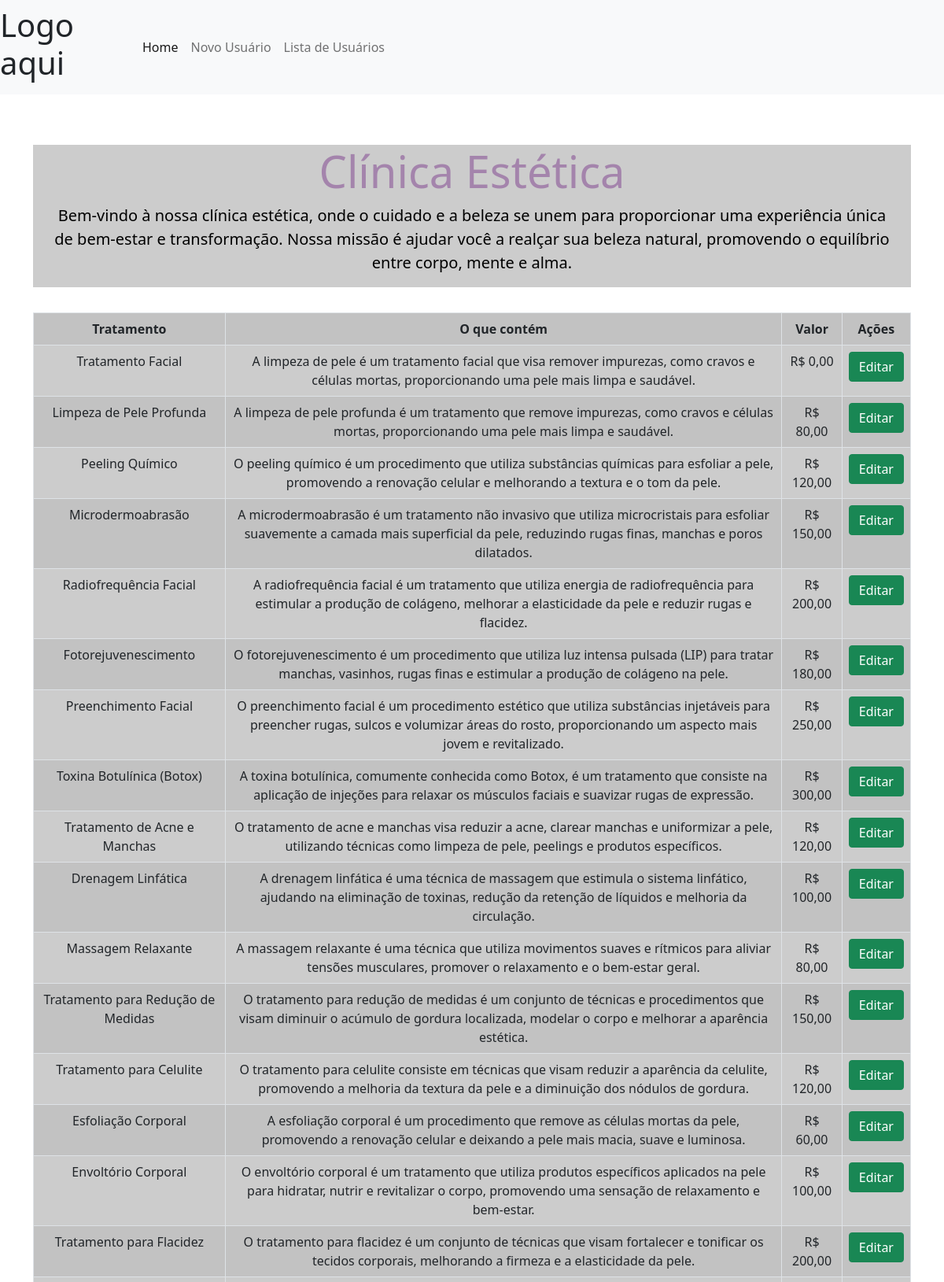
The page / (upper part) on the database its author committed.
### tables this page shows
CREATE TABLE `servicos` (
  `id` int(25) NOT NULL,
  `tratamento_facial` varchar(2500) NOT NULL,
  `tratamento_corporal` varchar(2500) NOT NULL,
  `estetica_capilar` varchar(2500) NOT NULL,
  `embelezamento` varchar(2500) NOT NULL,
  `terapias_relaxantes` varchar(2500) NOT NULL,
  `descricao` varchar(1000) NOT NULL,
  `valor` int(25) NOT NULL
);

### view/servicos.php (the view)
<section class="header">
<div class="jumbotron jumbotron-fluid">
  <div class="container">
    <h1 class="display-4">Clínica Estética</h1>
    <p class="lead">Bem-vindo à nossa clínica estética, onde o cuidado e a beleza se unem para proporcionar uma experiência única de bem-estar e transformação. Nossa missão é ajudar você a realçar sua beleza natural, promovendo o equilíbrio entre corpo, mente e alma.</p>
  </div>
</div>
</section>
<section class="servicos">
<ul class="list-unstyled">
<?php
$sql = "SELECT * FROM servicos";
$res = $conexao->query($sql);
$qtd = $res->num_rows;
if ($qtd > 0) {
    print "<table class='table table-hover table-striped table-bordered'>";
    print "<tr>";
    print "<th>Tratamento</th>";
    print "<th>O que contém</th>";
    print "<th>Valor</th>";
    print "<th>Ações</th>";
    print "</tr>";
    while ($row = $res->fetch_object()) {
        print "<tr>";
        print "<td>".$row->tratamento_facial.$row->tratamento_corporal.$row->estetica_capilar.$row->embelezamento.$row->terapias_relaxantes."</td>";
        print "<td>".$row->descricao."</td>";
        print "<td>".'R$ '.$row->valor.',00'."</td>";
        print "<td>
        <button onclick= \"location.href='?page=marcar&id=".$row-> id."';\" class='btn btn-success'>Editar</button>
        </td>";
        print "</tr>";
    }
    print"</table>";
} else {
    print "<p class='alert alert-danger'>Não encontrou resultados!</p>";
}
?>
</ul>
</section>

### Index.php (shortened to what this page needs)
<!DOCTYPE html>
<html lang="pt-BR">
<head>
    <link href="./css/pagina_inicial.css" rel="stylesheet">
    <link href="https://cdn.jsdelivr.net/npm/bootstrap@5.0.2/dist/css/bootstrap.min.css" rel="stylesheet">
</head>
<body>
    <nav class="navbar navbar-expand-lg navbar-light bg-light">
        <h1>Logo aqui</h1>
        <div class="container-fluid">
            <div class="collapse navbar-collapse" id="navbarSupportedContent" >
                <ul class="navbar-nav me-auto mb-2 mb-lg-0">
                    <li class="nav-item">
                        <a class="nav-link active" aria-current="page" href="./Index.php">Home</a>
                    </li>
                    <li class="nav-item">
                        <a class="nav-link" href="?page=novo">Novo Usuário</a>
                    </li>
                    <li class="nav-item">
                        <a class="nav-link" href="?page=listar">Lista de Usuários</a>
                    </li>
                </ul>
            </div>
        </div>
    </nav>
    <div class="container">
        <div class="row">
            <div class="col mt-5">
                <?php
                switch (@$_REQUEST["page"]) {
                    default:
                        include("./view/pagina_inicial.php");
                }
                ?>
            </div>
        </div>
    </div>
</body>
</html>

### view/pagina_inicial.php (shortened to what this page needs)
<!DOCTYPE html>
<html lang="pt-BR">
<head>
    <link href="css/pagina_inicial.css" rel="stylesheet">
    <link href="https://cdn.jsdelivr.net/npm/bootstrap@5.0.2/dist/css/bootstrap.min.css" rel="stylesheet">
</head>
<body>
    <?php
    include("./view/servicos.php")
    ?>
</body>
</html>

### css/pagina_inicial.css (style rules this page uses)
.header { background-color: #CCCCCC; display: flex; text-align: center; align-items: center; margin-top: 2vh; }
.header .jumbotron .container h1 { color: #A484AC; }
.header .jumbotron .container p { color: #000; }
.servicos { background-color: #CCCCCC; display: flex; text-align: center; align-items: center; margin-top: 4vh; }

### rows shown on the page
servicos: tratamento_facial "Tratamento Facial", descricao "A limpeza de pele é um tratamento facial que visa remover impurezas, como cravos e células mortas, proporcionando uma pele mais limpa e saudável.", valor "0"
servicos: tratamento_facial "Limpeza de Pele Profunda", descricao "A limpeza de pele profunda é um tratamento que remove impurezas, como cravos e células mortas, proporcionando uma pele mais limpa e saudável.", valor "80"
servicos: tratamento_facial "Peeling Químico", descricao "O peeling químico é um procedimento que utiliza substâncias químicas para esfoliar a pele, promovendo a renovação celular e melhorando a textura e o tom da pele.", valor "120"
servicos: tratamento_facial "Microdermoabrasão", descricao "A microdermoabrasão é um tratamento não invasivo que utiliza microcristais para esfoliar suavemente a camada mais superficial da pele, reduzindo rugas finas, manchas e poros dilatados.", valor "150"
servicos: tratamento_facial "Radiofrequência Facial", descricao "A radiofrequência facial é um tratamento que utiliza energia de radiofrequência para estimular a produção de colágeno, melhorar a elasticidade da pele e reduzir rugas e flacidez.", valor "200"
servicos: tratamento_facial "Fotorejuvenescimento", descricao "O fotorejuvenescimento é um procedimento que utiliza luz intensa pulsada (LIP) para tratar manchas, vasinhos, rugas finas e estimular a produção de colágeno na pele.", valor "180"
servicos: tratamento_facial "Preenchimento Facial", descricao "O preenchimento facial é um procedimento estético que utiliza substâncias injetáveis para preencher rugas, sulcos e volumizar áreas do rosto, proporcionando um aspecto mais jovem e revitalizado.", valor "250"
servicos: tratamento_facial "Toxina Botulínica (Botox)", descricao "A toxina botulínica, comumente conhecida como Botox, é um tratamento que consiste na aplicação de injeções para relaxar os músculos faciais e suavizar rugas de expressão.", valor "300"
servicos: tratamento_facial "Tratamento de Acne e Manchas", descricao "O tratamento de acne e manchas visa reduzir a acne, clarear manchas e uniformizar a pele, utilizando técnicas como limpeza de pele, peelings e produtos específicos.", valor "120"
servicos: tratamento_corporal "Drenagem Linfática", descricao "A drenagem linfática é uma técnica de massagem que estimula o sistema linfático, ajudando na eliminação de toxinas, redução da retenção de líquidos e melhoria da circulação.", valor "100"
servicos: tratamento_corporal "Massagem Relaxante", descricao "A massagem relaxante é uma técnica que utiliza movimentos suaves e rítmicos para aliviar tensões musculares, promover o relaxamento e o bem-estar geral.", valor "80"
servicos: tratamento_corporal "Tratamento para Redução de Medidas", descricao "O tratamento para redução de medidas é um conjunto de técnicas e procedimentos que visam diminuir o acúmulo de gordura localizada, modelar o corpo e melhorar a aparência estética.", valor "150"
servicos: tratamento_corporal "Tratamento para Celulite", descricao "O tratamento para celulite consiste em técnicas que visam reduzir a aparência da celulite, promovendo a melhoria da textura da pele e a diminuição dos nódulos de gordura.", valor "120"
servicos: tratamento_corporal "Esfoliação Corporal", descricao "A esfoliação corporal é um procedimento que remove as células mortas da pele, promovendo a renovação celular e deixando a pele mais macia, suave e luminosa.", valor "60"
servicos: tratamento_corporal "Envoltório Corporal", descricao "O envoltório corporal é um tratamento que utiliza produtos específicos aplicados na pele para hidratar, nutrir e revitalizar o corpo, promovendo uma sensação de relaxamento e bem-estar.", valor "100"
servicos: tratamento_corporal "Tratamento para Flacidez", descricao "O tratamento para flacidez é um conjunto de técnicas que visam fortalecer e tonificar os tecidos corporais, melhorando a firmeza e a elasticidade da pele.", valor "200"
